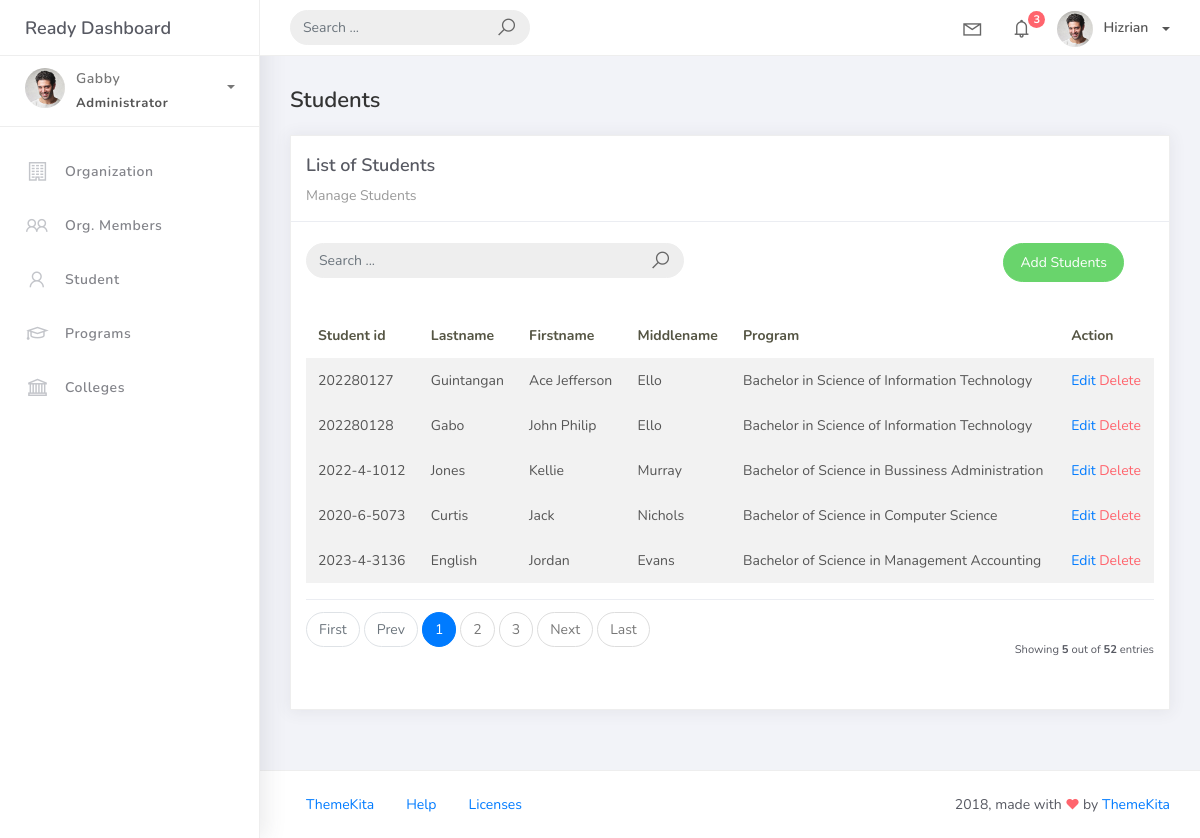
Screenshot of /student_list with the database file from the repository.
### studentorg/models.py (models this page shows, shortened)
class BaseModel(models.Model):
    created_at = models.DateTimeField(auto_now_add=True, db_index=True)
    updated_at = models.DateTimeField(auto_now=True)
    class Meta:
        abstract = True

class Student(BaseModel):
    student_id = models.CharField(max_length=15)
    lastname = models.CharField(max_length=25)
    firstname = models.CharField(max_length=25)
    middlename = models.CharField(max_length=25, blank=True, null=True)
    program = models.ForeignKey(Program, on_delete=models.CASCADE)

class Program(BaseModel):
    prog_name = models.CharField(max_length=150)  # Fixed variable name from 'programme' to 'prog_name'
    college = models.ForeignKey(College, on_delete=models.CASCADE)
    def __str__(self):
        return self.prog_name

### studentorg/views.py (the view)
# urls.py: path('student_list', StudentList.as_view(), name='student-list'),
class StudentList(ListView):
    model = Student
    context_object_name = 'student'
    template_name = 'student_list.html'
    paginate_by = 5

### templates/student_list.html
{% extends 'base.html' %} {% load static %} {% block content %}
<div class="content">
    <div class="container-fluid">
        <h4 class="page-title">Students</h4>
        <div class="row">
            <div class="col-md-12">
                <div class="card">
                    <div class="card-header">
                        <div class="card-title">List of Students</div>
                        <div class="card-category">Manage Students</div>
                    </div>
                    <br />
                    <div class="col-md-12 row">
                    <div class="col-md-6">
                    <form class="navbar-left navbar-form nav-search mr-md-3" action="">
                    <div class="input-group">
                    <input type="text" placeholder="Search ..." class="form-control" />
                    <div class="input-group-append">
                    <span class="input-group-text">
                    <i class="la la-search search-icon"></i>
                    </span>
                    </div>
                    </div>
                    </form>
                    </div>
                    <div class="col-md-6">
                    <div class="pull-right">
                    <a href="{% url 'student-add' %}" class="btn btn-success btn-rounded">Add Students</a>
                    </div>
                    </div>
                    </div>
                    <div class="card-body">
                        <table class="table table-striped mt-3">
                            <thead>
                                <tr>
                                    <th scope="col">Student id</th>
                                    <th scope="col">Lastname</th>
                                    <th scope="col">Firstname</th>
                                    <th scope="col">Middlename</th>
                                    <th scope="col">Program</th>
                                    <th scope="col">Action</th>
                                </tr>
                            </thead>
                            <tbody>
                                {% for object in object_list %}
                                <tr>
                                    <td>{{ object.student_id }}</td>
                                    <td>{{ object.lastname }}</td>
                                    <td>{{ object.firstname }}</td>
                                    <td>{{ object.middlename }}</td>
                                    <td>{{ object.program }}</td>
                                    <td>
                                        <a href="student_list/{{object.id}}">Edit</a>
                                        <a href="student_list/{{object.id}}/delete" class="text-danger">Delete</a>
                                    </td>
                                    <tr>
                                        {% empty %}
                                    </tr>
                                <td colspan="4" style="text-align: center;">
                                    <p class="text-sm font-weight-bold mb-0">No Records Found</p>
                                </td>
                                </tr>
                                {% endfor %}
                            </tbody>
                        </table>
                        {% include 'includes/pagination.html' %}
                    </div>
                </div>
            </div>
        </div>
    </div>
</div>
{% endblock %}

### rows the page displays
Student: student_id "202280127", lastname "Guintangan", firstname "Ace Jefferson", middlename "Ello", program "Bachelor in Science of Information Technology"
Student: student_id "202280128", lastname "Gabo", firstname "John Philip", middlename "Ello", program "Bachelor in Science of Information Technology"
Student: student_id "2022-4-1012", lastname "Jones", firstname "Kellie", middlename "Murray", program "Bachelor of Science in Bussiness Administration"
Student: student_id "2020-6-5073", lastname "Curtis", firstname "Jack", middlename "Nichols", program "Bachelor of Science in Computer Science"
Student: student_id "2023-4-3136", lastname "English", firstname "Jordan", middlename "Evans", program "Bachelor of Science in Management Accounting"

### other values shown
{{ page_num }} "1"
{{ page_num }} "2" "3"
{{ object_list.count }} "5"
{{ paginator.count }} "52"
